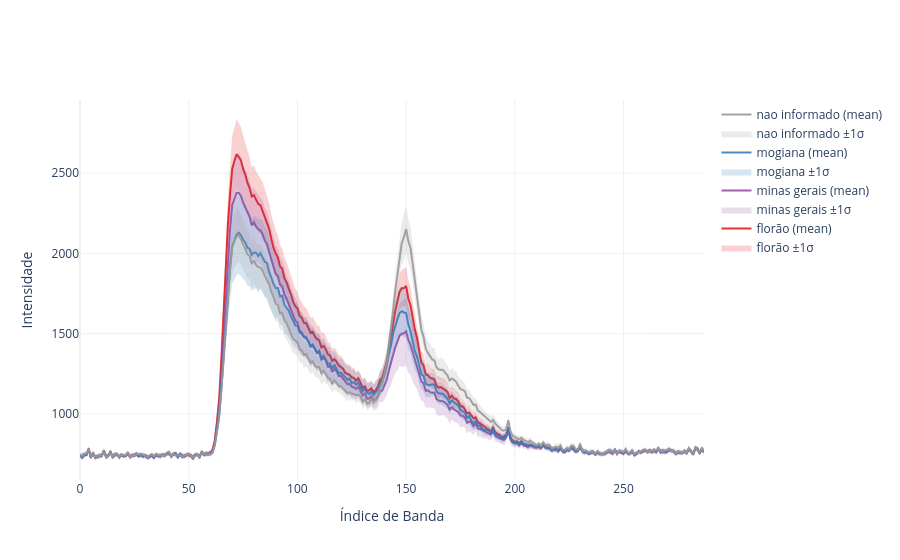

The notebook cell this image was saved under:
### Code cell
fig = plot_curve_mean_by_region(df,
                    'beverage_type',
                    "",
                    column_class='cagour')

fig.show()

### Figure 1 — Plotly figure (JSON) as saved in the notebook; plotly's stock layout.template omitted (floating-point values rounded to 4 significant figures; data arrays with more than 128 entries replaced by an {"elided": "..."} marker saying what was removed)
{"data": [{"hoverinfo": "skip", "line": {"width": 0}, "mode": "lines", "showlegend": false, "type": "scatter", "x": {"elided": "288 int values"}, "y": {"elided": "288 float values"}}, {"fill": "tonexty", "fillcolor": "rgba(228, 26, 28, 0.2)", "hoverinfo": "skip", "line": {"width": 0}, "mode": "lines", "name": "florão ±1σ", "type": "scatter", "x": {"elided": "288 int values"}, "y": {"elided": "288 float values"}}, {"line": {"color": "rgba(228, 26, 28, 0.9)", "width": 2}, "mode": "lines", "name": "florão (mean)", "type": "scatter", "x": {"elided": "288 int values"}, "y": {"elided": "288 float values"}}, {"hoverinfo": "skip", "line": {"width": 0}, "mode": "lines", "showlegend": false, "type": "scatter", "x": {"elided": "288 int values"}, "y": {"elided": "288 float values"}}, {"fill": "tonexty", "fillcolor": "rgba(152, 78, 163, 0.2)", "hoverinfo": "skip", "line": {"width": 0}, "mode": "lines", "name": "minas gerais ±1σ", "type": "scatter", "x": {"elided": "288 int values"}, "y": {"elided": "288 float values"}}, {"line": {"color": "rgba(152, 78, 163, 0.9)", "width": 2}, "mode": "lines", "name": "minas gerais (mean)", "type": "scatter", "x": {"elided": "288 int values"}, "y": {"elided": "288 float values"}}, {"hoverinfo": "skip", "line": {"width": 0}, "mode": "lines", "showlegend": false, "type": "scatter", "x": {"elided": "288 int values"}, "y": {"elided": "288 float values"}}, {"fill": "tonexty", "fillcolor": "rgba(55, 126, 184, 0.2)", "hoverinfo": "skip", "line": {"width": 0}, "mode": "lines", "name": "mogiana ±1σ", "type": "scatter", "x": {"elided": "288 int values"}, "y": {"elided": "288 float values"}}, {"line": {"color": "rgba(55, 126, 184, 0.9)", "width": 2}, "mode": "lines", "name": "mogiana (mean)", "type": "scatter", "x": {"elided": "288 int values"}, "y": {"elided": "288 float values"}}, {"hoverinfo": "skip", "line": {"width": 0}, "mode": "lines", "showlegend": false, "type": "scatter", "x": {"elided": "288 int values"}, "y": {"elided": "288 float values"}}, {"fill": "tonexty", "fillcolor": "rgba(153, 153, 153, 0.2)", "hoverinfo": "skip", "line": {"width": 0}, "mode": "lines", "name": "nao informado ±1σ", "type": "scatter", "x": {"elided": "288 int values"}, "y": {"elided": "288 float values"}}, {"line": {"color": "rgba(153, 153, 153, 0.9)", "width": 2}, "mode": "lines", "name": "nao informado (mean)", "type": "scatter", "x": {"elided": "288 int values"}, "y": {"elided": "288 float values"}}], "layout": {"title": {"text": ""}, "xaxis": {"title": {"text": "Índice de Banda"}}, "yaxis": {"title": {"text": "Intensidade"}}}}
